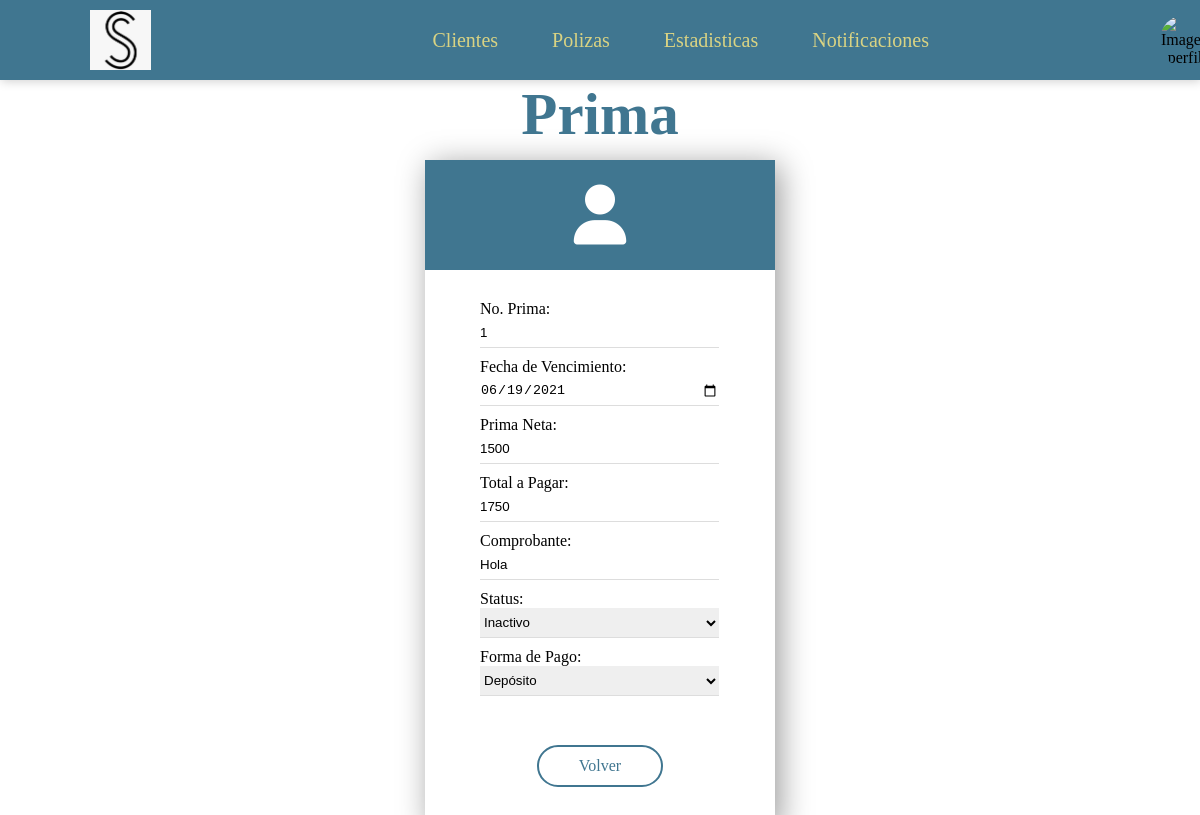
/clientes/polizas/primas/8, run on an earlier commit of the app's database.
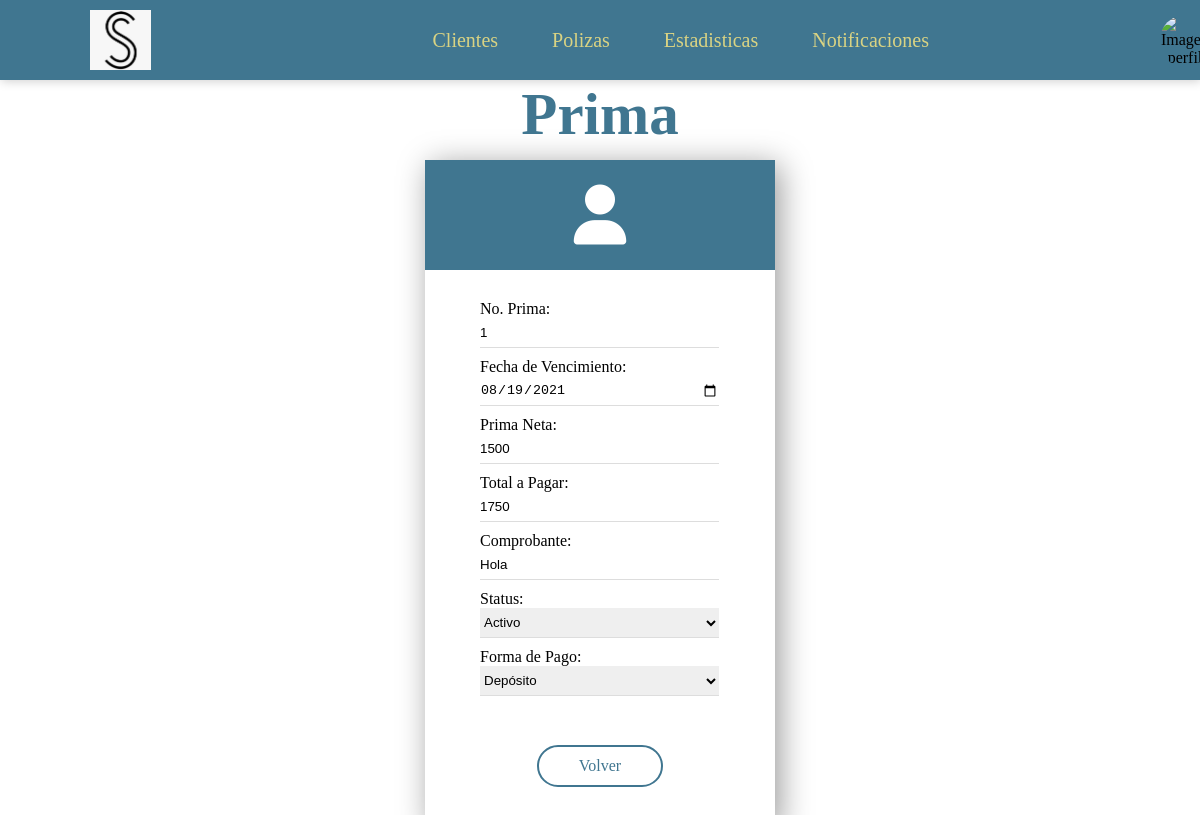
And on a later commit of the database.
### Clientes/models.py (models this page shows, shortened)
class Prima (models.Model):
    no_prima = models.CharField(max_length=30)
    fecha_vencimiento = models.DateField()
    prima_neta = models.CharField(max_length=30)
    comision_agente = models.CharField(max_length=30)
    total_pagar = models.CharField(max_length=30)
    ruta_comprobante = models.CharField(max_length=30, default="Hola")
    poliza = models.ForeignKey(Poliza, on_delete=models.CASCADE)
    status = models.ForeignKey(Status, on_delete=models.CASCADE)
    tipo_pago = models.ForeignKey(TiposPago, on_delete=models.CASCADE)

### Clientes/views.py (the view)
# urls.py: path('polizas/primas/<int:id_prima>',views.detallePrima,name='detalle_prima'),
def detallePrima(request, id_prima):
    prima = Prima.objects.get(id = id_prima)
    form = PrimaForm(request.POST or None, instance=prima)
    context = {
        'form':form,
    }
    return render(request, 'vista_prima.html', context)

### Clientes/forms.py
class PrimaForm(forms.ModelForm):
    class Meta:
        model = Prima
        fields = ['no_prima', 'fecha_vencimiento','prima_neta','total_pagar','ruta_comprobante','status','tipo_pago']
        labels = {'no_prima':'No. Prima', 'fecha_vencimiento':'Fecha de Vencimiento','prima_neta':'Prima Neta','total_pagar':'Total a Pagar','ruta_comprobante':'Comprobante','status':'Status','tipo_pago':'Forma de Pago'}
        widgets = { 'no_prima' : forms.TextInput(attrs={'class' : 'box'}),
                    'fecha_vencimiento' : forms.TextInput(attrs={'class' : 'box' ,'type':'date'}),
                    'prima_neta' : forms.TextInput(attrs={'class' : 'box'}),
                    'total_pagar' : forms.TextInput(attrs={'class' : 'box'}),
                    'ruta_comprobante' : forms.TextInput(attrs={'class' : 'box'}),
                    'status' : forms.Select(attrs={'class' : 'box'} , choices=Status.objects.all()),
                    'tipo_pago' : forms.Select(attrs={'class' : 'box'} , choices=TiposPago.objects.all()),
                    }

### Clientes/models.py (called while the page is built)
    def __str__(self):
        return self.nombre

    def __str__(self):
        return self.nombre

### Clientes/templates/vista_prima.html (shortened to what this page needs)
{%extends "header.html"%}
{% block content %}
<div class="title-general">
	<h1>Prima</h1>
</div>
<section class="aling-general">
		<div class="container">
			<div class="content1">
				<i class="fas fa-user"></i>
			</div>
			<div class="content4">
				{{form}}
			</div>
			<div class="content3">
				<div class="b-g">
					<a href="{% url 'Clientes:polizas' %}">Volver</a>
				</div>
			</div>
		</div>
</section>
{% endblock %}

What changed in the data, as far as the page shows it:
changed Prima "Hola": fecha_vencimiento "06/19/2021" → "08/19/2021"; status "Inactivo" → "Activo"
